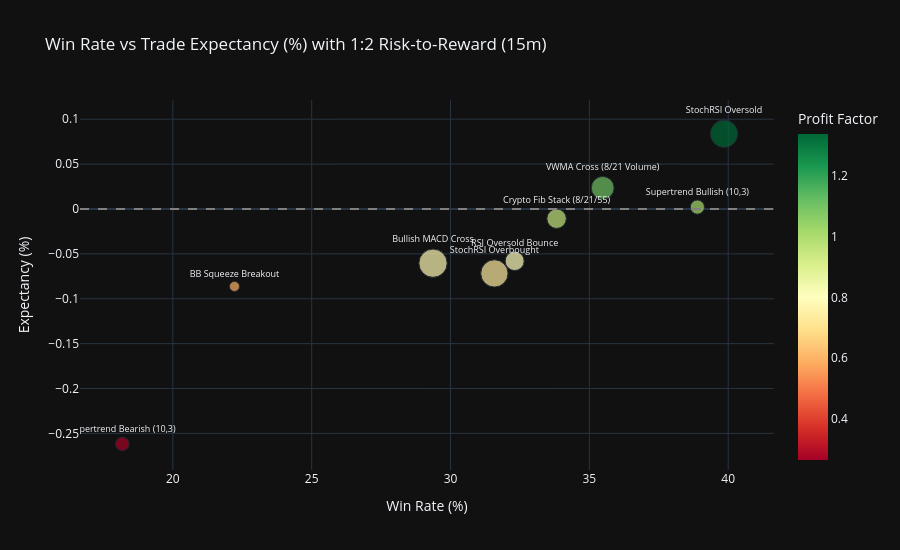

Notebook code for this chart:
### Code cell
# Expectancy per trade scatter plot
fig = px.scatter(
    df_15m_rr2,
    x='Win Rate (%)',
    y='Expectancy (%)',
    size='Signals',
    color='Profit Factor',
    color_continuous_scale='RdYlGn',
    text='Strategy',
    title='Win Rate vs Trade Expectancy (%) with 1:2 Risk-to-Reward (15m)',
    template='plotly_dark'
)
fig.update_traces(textposition='top center', textfont_size=9)
fig.add_hline(y=0, line_dash='dash', line_color='gray')
fig.update_layout(height=550)
fig.show()

### Figure 1 — Plotly figure (JSON) as saved in the notebook; plotly's stock layout.template omitted (floating-point values rounded to 4 significant figures)
{"data": [{"hovertemplate": "Win Rate (%)=%{x}<br>Expectancy (%)=%{y}<br>Signals=%{marker.size}<br>Strategy=%{text}<br>Profit Factor=%{marker.color}<extra></extra>", "legendgroup": "", "marker": {"color": [1.339, 1.105, 1.008, 0.9524, 0.8001, 0.7777, 0.7346, 0.5935, 0.2651], "coloraxis": "coloraxis", "size": [133, 93, 36, 68, 65, 143, 133, 18, 33], "sizemode": "area", "sizeref": 0.3575, "symbol": "circle"}, "mode": "markers+text", "name": "", "orientation": "v", "showlegend": false, "text": ["StochRSI Oversold", "VWMA Cross (8/21 Volume)", "Supertrend Bullish (10,3)", "Crypto Fib Stack (8/21/55)", "RSI Oversold Bounce", "Bullish MACD Cross", "StochRSI Overbought", "BB Squeeze Breakout", "Supertrend Bearish (10,3)"], "textfont": {"size": 9}, "textposition": "top center", "type": "scatter", "x": [39.85, 35.48, 38.89, 33.82, 32.31, 29.37, 31.58, 22.22, 18.18], "xaxis": "x", "y": [0.0838, 0.0235, 0.0021, -0.0108, -0.058, -0.0604, -0.0718, -0.0863, -0.2617], "yaxis": "y"}], "layout": {"coloraxis": {"autocolorscale": false, "colorbar": {"title": {"text": "Profit Factor"}}, "colorscale": [[0, "rgb(165,0,38)"], [0.1, "rgb(215,48,39)"], [0.2, "rgb(244,109,67)"], [0.3, "rgb(253,174,97)"], [0.4, "rgb(254,224,139)"], [0.5, "rgb(255,255,191)"], [0.6, "rgb(217,239,139)"], [0.7, "rgb(166,217,106)"], [0.8, "rgb(102,189,99)"], [0.9, "rgb(26,152,80)"], [1, "rgb(0,104,55)"]]}, "height": 550, "legend": {"itemsizing": "constant", "tracegroupgap": 0}, "shapes": [{"line": {"color": "gray", "dash": "dash"}, "type": "line", "x0": 0, "x1": 1, "xref": "x domain", "y0": 0, "y1": 0, "yref": "y"}], "title": {"text": "Win Rate vs Trade Expectancy (%) with 1:2 Risk-to-Reward (15m)"}, "xaxis": {"anchor": "y", "domain": [0, 1], "title": {"text": "Win Rate (%)"}}, "yaxis": {"anchor": "x", "domain": [0, 1], "title": {"text": "Expectancy (%)"}}}}
